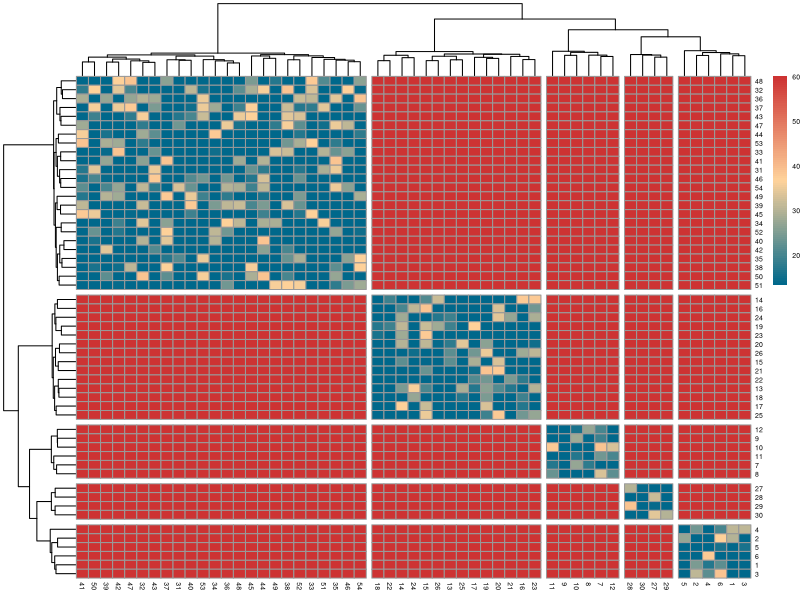

The R source for this figure:
## ---- chunk 1
# Set global chunk options
knitr::opts_chunk$set(echo = TRUE, message = FALSE, warning = FALSE)
# Load the pheatmap library for heatmap plots
library(pheatmap)
## ---- chunk 2
setwd("/Users/tm-pham/academia/hsph/modeling_workshop/2025/AMR/outbreak_session/")
## ---- chunk 3
data <- read.table("USA100_simulated_SNV_matrix.txt", header = TRUE, sep = "\t")
## ---- chunk 4
# Extract IDs from the first column and convert remaining columns to a matrix
ids <- data[, 1]
data <- as.matrix(data[, -1])
rownames(data) <- ids
colnames(data) <- ids
## ---- chunk 5
threshold <- 40
## ---- chunk 6
hc <- hclust(as.dist(data), method = "complete")
clusters <- cutree(hc, h = threshold)
num_clusters <- length(unique(clusters))
cat("Number of clusters:", num_clusters, "\n")
## ---- chunk 7
# Here, we define the color scale for the heatmap plot
# Define color limits
vmin <- threshold / 3
vmax <- threshold *1.5
# Create a sequence of breaks for 100 color intervals
breaks <- seq(vmin, vmax, length.out = 101)
# Create a color palette from deepskyblue4 to burlywood1 to brown3
colors <- colorRampPalette(c("deepskyblue4", "burlywood1", "brown3"))(100)
## ---- chunk 8
pheatmap(data, 
         scale = "none", 
         cutree_rows = num_clusters, 
         cutree_cols = num_clusters, 
         col = colors, 
         breaks = breaks, 
         fontsize = 5,
         clustering_method = "complete")
